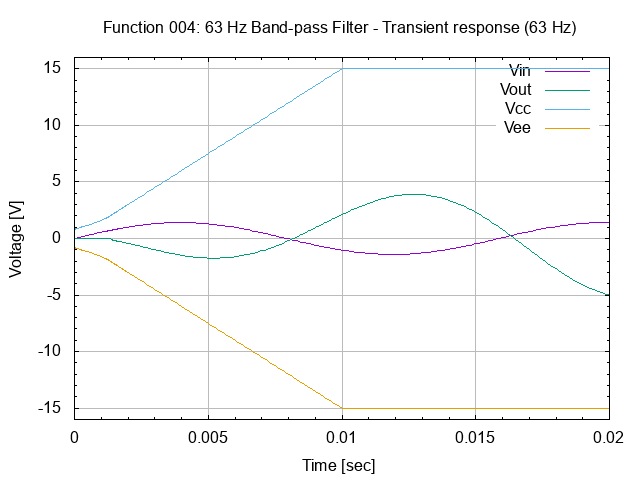

This chart was generated by the following gnuplot code:
# set terminal
set term png

# set graph
set output "26.004.00.01.01.02.png"
set title "Function 004: 63 Hz Band-pass Filter - Transient response (63 Hz)"

# setup Y-axis
set yrange [-16:16]
set grid ytics lt 1 lw 1 lc rgb "#bbbbbb"
set mytics
set ylabel "Voltage [V]"

# setup X-axis
set grid xtics lt 1 lw 1 lc rgb "#bbbbbb"
set mxtics
set  xrange [0:0.02]
set xlabel "Time [sec]"

# setup plot style
set style data lines
plot '26.004.00.01.01.dat' using 1:2 title "Vin", \
     '26.004.00.01.01.dat' using 1:3 title "Vout", \
     '26.004.00.01.01.dat' using 1:4 title "Vcc", \
     '26.004.00.01.01.dat' using 1:5 title "Vee"

# set output back to default
set output

# reset terminal type
set terminal pop
